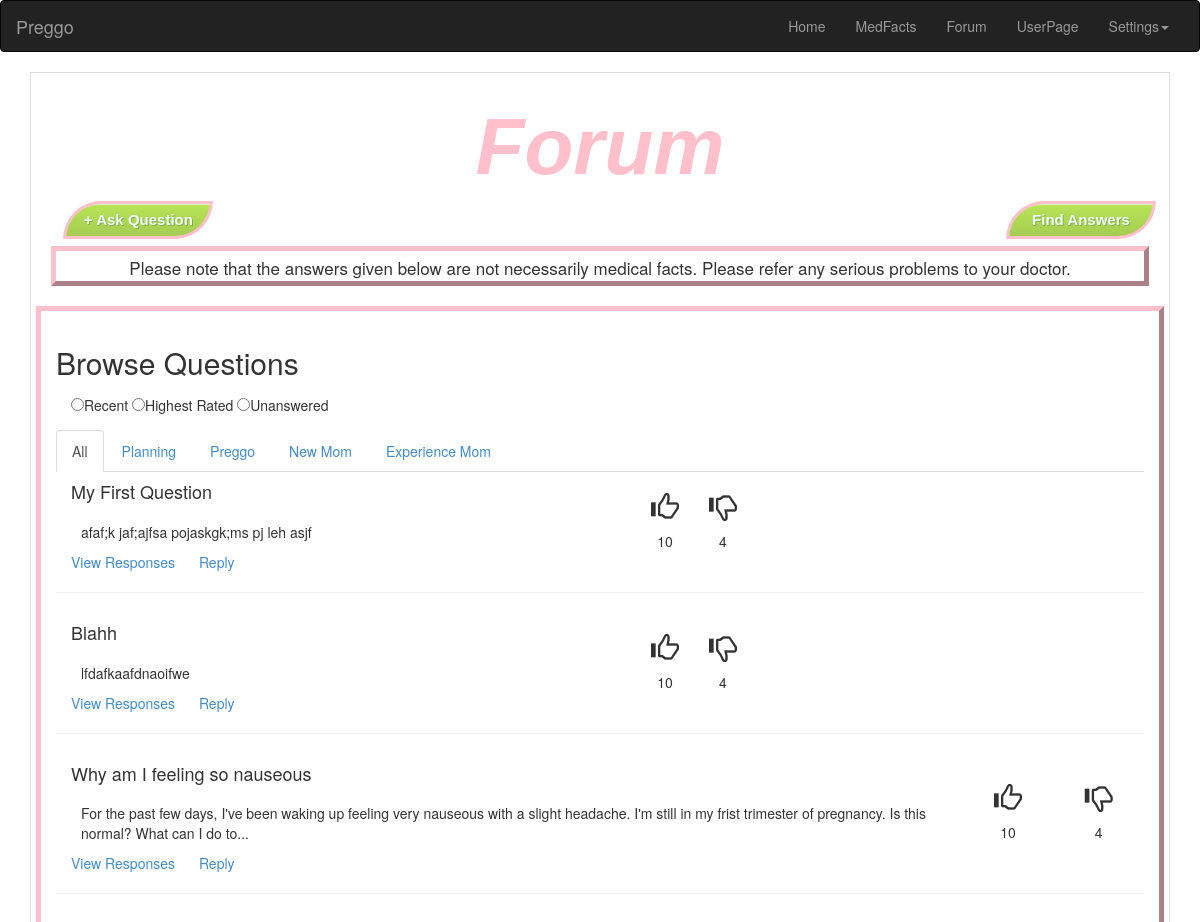
Screenshot of /preggo/forum/ (signed in) with the database file from the repository.
### preggo/models.py (models this page shows, shortened)
class Question(models.Model):
	user = models.ForeignKey(User)
	title = models.CharField(max_length = 128)
	content = models.TextField()
	upvotes = models.IntegerField(default=0)
	downvotes = models.IntegerField(default=0)

### preggo/views.py (the view)
@login_required
def forum(request):
	context = RequestContext(request)
	question_list = request.user.question_set.all()
	for quest in question_list:
		quest.url = quest.title.replace(' ', '_')
	context_dict = {"questions": question_list}
	return render_to_response('preggo/forum.html', context_dict, context)

### templates/preggo/forum.html (shortened to what this page needs)
{% extends "preggo/base.html" %}
{% load static %}
{% block content %}
<div id='container'>
	<h1 class="pageTitle">Forum</h1>
	<div class="buttons">
    	<a href="/preggo/add_question"><button class="buttonFormat-fran" id="ask_question" align="left"> + Ask Question </button></a>
    	<a href="#" class="pull-right"><button class="buttonFormat-fran" id="find_answers" align="right"> Find Answers </button></a>
    </div>
	<div class="warning_note">Please note that the answers given below are not necessarily medical facts. Please refer any serious problems to your doctor.</div>
	<div class="browse_questions box">
		<h2>Browse Questions</h2>
		<form class="filters" ction="">
			<input type="radio" name="browse_filter" value="recent">Recent
			<input type="radio" name="browse_filter" value="highest_rated">Highest Rated
			<input type="radio" name="browse_filter" value="unanswered">Unanswered
		</form>
		<ul id="tabs" class="nav nav-tabs" data-tabs="tabs">
	      <li class="active"><a href="#tab1" data-toggle="tab">All</a></li>
	      <li><a href="#tab2" data-toggle="tab">Planning</a></li>
	      <li><a href="#tab3" data-toggle="tab">Preggo</a></li>
	      <li><a href="#tab4" data-toggle="tab">New Mom</a></li>
	      <li><a href="#tab5" data-toggle="tab">Experience Mom</a></li>
	    </ul>
	    <div id="my-tab-content" class="tab-content">
	      <div class="tab-pane active" id="tab1">
	      {% if questions %}
	      	{% for question in questions %}
	      	<div class="row question-list">
	      		<div class="col-md-10">
			  	    <h4>{{ question.title }}</h4>
			    	<div class="question-content">{{ question.content }}</div>
			    	<div class="question-footer">
			    		<a href='/preggo/question/{{question.url}}'>View Responses</a>
			    		<a href='/preggo/question/{{question.url}}/add_answer' >Reply</a>
			    	</div>
	    		</div>
	    		<div class="thumbs-container col-md-1">
	    			<span class="glyphicon glyphicon-thumbs-up"></span>
	    			<div class="votes">10</div>
	    		</div>
	    		<div class="thumbs-container col-md-1">
	    			<span class="glyphicon glyphicon-thumbs-down"></span>
	    			<div class="votes">4</div>
	    		</div>
    		</div>
    		<hr>
    		{% endfor %}
    	  {% endif %}
    	</div>
	    </div>
	</div>
	</div>
</div>
{% endblock %}

### static/css/main.css (style rules this page uses)
.buttonFormat-fran { -moz-box-shadow:inset 0px 1px 0px 0px #d9fbbe; -webkit-box-shadow:inset 0px 1px 0px 0px #d9fbbe; box-shadow:inset 0px 1px 0px 0px #d9fbbe; background:-webkit-gradient( linear, left top, left bottom, color-stop(0.05, #b8e356), color-stop(1, #a5cc52) ); background:-moz-linear-gradient( center top, #b8e356 5%, #a5cc52 100% ); filter:progid:DXImageTransform.Microsoft.gradient(startColorstr='#b8e356', endColorstr='#a5cc52'); background-color:#b8e356; -webkit-border-top-left-radius:42px; -moz-border-radius-topleft:42px; border-top-left-radius:42px; -webkit-border-top-right-radius:0px; -moz-border-radius-topright:0px; border-top-right-radius:0px; -webkit-border-bottom-right-radius:42px; -moz-border-radius-bottomright:42px; border-bottom-right-radius:42px; -webkit-border-bottom-left-radius:0px; -moz-border-radius-bottomleft:0px; border-bottom-left-radius:0px; text-indent:0; border:3px solid #FFC0CB; display:inline-block; color:#F0FFFF; font-family:Arial; font-size:15px; font-weight:bold; font-style:normal; line-height:30px; width:150px; text-decoration:none; text-align:center; text-shadow:1px 1px 0px #86ae47; }
.buttons { position: relative; height: 30px; margin-bottom: 20px; }
.pageTitle { font-size: 80px; font-weight: bold; font-style: italic; color: #FFC0CB; font-family: Helvetica; position: relative; text-align: center; }
#container { border: 1px solid #ddd; padding: 10px; overflow: auto; }
#ask_question { position: relative; left: 2%; float: left; }
.warning_note { position: relative; text-align: center; vertical-align: middle; outline:#FFC0CB outset thick; height: 30px; margin: 15px; padding: 5px; }
.warning_note { margin-top: 5px; text-align: center; vertical-align: middle; font-size: 17px; margin-bottom: 15px; }
#find_answers { position: relative; right: 2%; float: right; }
.filters { margin: 15px; }
.box { outline:#FFC0CB outset thick; padding: 15px; overflow: hidden; margin-top: 30px; margin-bottom: 30px; }
.row { display: table-row; }
[class*="col-"] { float: none; display: table-cell; vertical-align: top; }
.thumbs-container { text-align: center; vertical-align: middle; height: 100%; }
span.glyphicon-thumbs-up, span.glyphicon-thumbs-down { font-size: 2em; }
.votes { margin-top: .5em; }
.question-list { border-bottom: 2px solid #ddd; }
.question-content { float: left; margin: 10px; display: block; width: 100%; }
.question-footer { display: block; }
.question-footer > a { margin-right: 20px; }

### rows the page displays
Question: title "My First Question", content "afaf;k jaf;ajfsa pojaskgk;ms pj leh asjf"
Question: title "Blahh", content "lfdafkaafdnaoifwe"
Question: title "Why am I feeling so nauseous", content "For the past few days, I've been waking up feeling very nauseous with a slight headache. I'm still in my frist trimester of pregnancy. Is this normal? What can I do to..."
